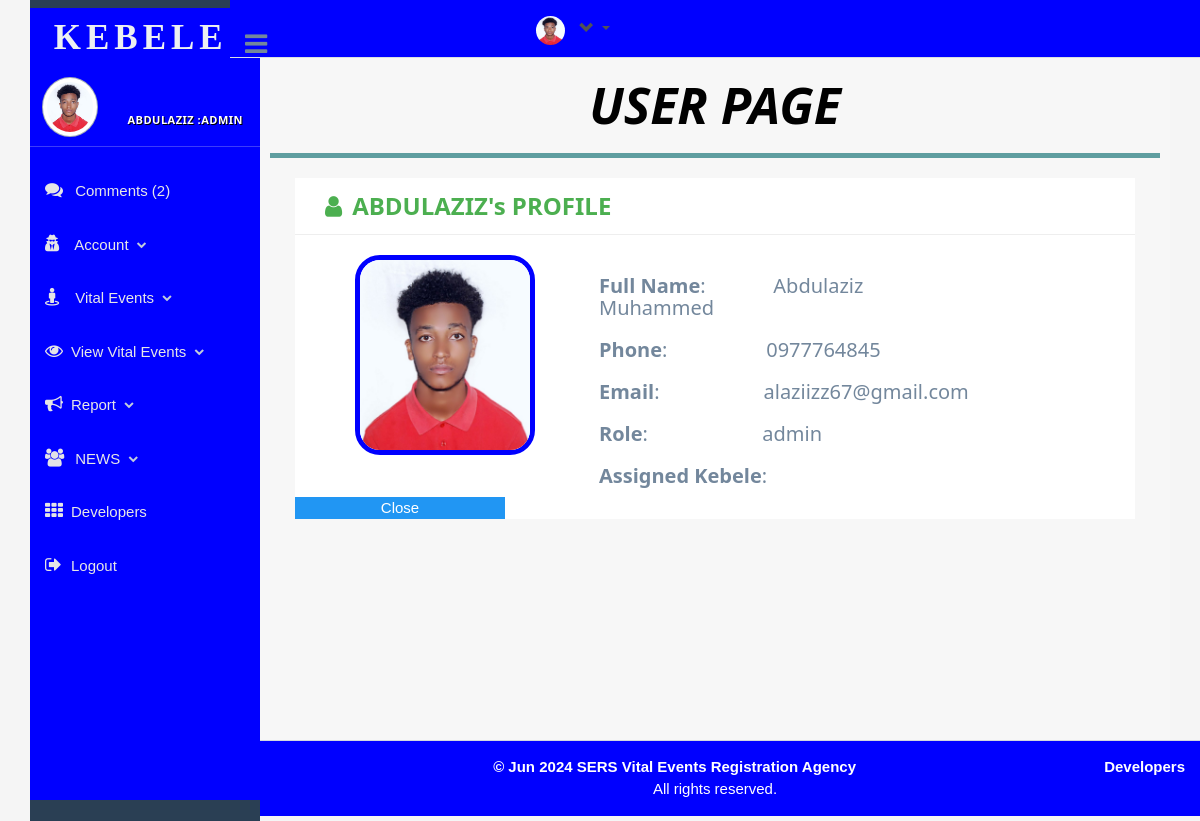
Screenshot of /Kregisterar/detail.php (signed in) with the database file from the repository.
### tables this page shows
CREATE TABLE `memberuser` (
  `id` int(11) NOT NULL,
  `name` varchar(100) NOT NULL,
  `email` varchar(100) NOT NULL,
  `phone` varchar(100) NOT NULL,
  `password` varchar(100) NOT NULL,
  `role` varchar(200) NOT NULL,
  `pic` varchar(400) NOT NULL,
  `rcode` varchar(2) NOT NULL,
  `zcode` varchar(2) NOT NULL,
  `wcode` varchar(2) NOT NULL,
  `kcode` varchar(2) NOT NULL,
  `FullName` varchar(100) NOT NULL,
  `firstlogin` varchar(10) NOT NULL
);

### Kregisterar/detail.php (the view, shortened to what this page needs)
 <?Php
       include("inc/head.php");
      ?>
   <body class="nav-md" >
    <div class="container body" >
        <div class="main_container">
     <?php include("inc/slide.php");
      ?>
    <?Php include("inc/navigation.php"); ?>
    <div class="right_col" role="main">
                <div class="row tile_count " style="border-bottom: 5px solid cadetblue; ">
                    <div style="margin-top: 5px;">
                       <span>
                            <h6 class="w3-center item-title w3-round w3-animate-zoom" style="font-size: 50px; color: black; padding: 10px; font-weight: bold;">
                                <i class="w3-padding w3-animate-fading"><b> USER PAGE</b></i>
                            </h6>
                        </span>
                    </div>
                </div>
                <div class="main-content" id="content-wrapper">
                    <div class="container-fluid">
                        <div class="row">
                            <div class="col-lg-12 clear-padding-xs">
                                <div class="dash-item fist-dash-item">
                                    <h3 class="item-title w3-text-green"><i class="fa fa-user"></i><?php echo $_SESSION['LoginUsername']; ?>'s PROFILE</h3>
                                        <div class="profile_pic">
                                          <?php echo "<img src='../StaffPic/$UserImage' alt='Profile Image' class='profilpic'>"; ?>
                                        </div>
                                    <div class="inner-item dash-searc-form">
                                        <?php
                                            $kname=$_SESSION['kebelename'];
                                            $user=$_SESSION['LoginUsername'];
                                            $selectuser="SELECT * FROM memberuser Where name='$user'";
                                            $adminquery=mysqli_query($con,$selectuser);
                                            $admindet=mysqli_fetch_array($adminquery);
                                            $phone=$admindet['phone'];
                                            $email=$admindet['email'];
                                            $role=$admindet['role'];
                                        ?>
                                        <div class="col-md-4 col-lg-6">
                                        <h4><b>Full Name</b>:&nbsp;&nbsp;&nbsp;&nbsp;&nbsp;&nbsp;&nbsp;&nbsp;&nbsp;&nbsp;&nbsp;&nbsp;&nbsp;<?php echo $admindet['FullName'] ;?></h4>
                                        </div>
                                        <div class="col-md-4 col-lg-6">
                                        <h4><b>Phone</b>:&nbsp;&nbsp;&nbsp;&nbsp;&nbsp;&nbsp;&nbsp;&nbsp;&nbsp;&nbsp;&nbsp;&nbsp;&nbsp;&nbsp;&nbsp;&nbsp;&nbsp;&nbsp;&nbsp;<?php echo $phone;?></h4>
                                        </div>
                                        <div class="col-md-4 col-lg-6">
                                          <h4><b>Email</b>:&nbsp;&nbsp;&nbsp;&nbsp;&nbsp;&nbsp;&nbsp;&nbsp;&nbsp;&nbsp;&nbsp;&nbsp;&nbsp;&nbsp;&nbsp;&nbsp;&nbsp;&nbsp;&nbsp;&nbsp;<?php echo $email ;?></h4>
                                        </div>
                                        <div class="col-md-4 col-lg-6">
                                            <h4><b>Role</b>:&nbsp;&nbsp;&nbsp;&nbsp;&nbsp;&nbsp;&nbsp;&nbsp;&nbsp;&nbsp;&nbsp;&nbsp;&nbsp;&nbsp;&nbsp;&nbsp;&nbsp;&nbsp;&nbsp;&nbsp;&nbsp;&nbsp;<?php echo $role ;?></h4>
                                        </div>
                                        <div class="col-md-4 col-lg-6">
                                            <h4><b>Assigned Kebele</b>:&nbsp;<?php echo $kname ;?></h4>
                                        </div>
                                    </div>
                                     <div class="col-sm-3 w3-blue w3-hover-red w3-center">
                                            <a href="index.php" class="submit-btn w3-center">Close</a>
                                     </div>
                                        <div class="clearfix"></div>
                                </div>
                            </div>
                        </div>
                    </div>
                </div>
            </div>
        </div>
    </div>
        <?Php include("inc/footer.php"); ?>
</body>
</html

### Kregisterar/inc/slide.php (shortened to what this page needs)
<head>
        <link rel="stylesheet" href="../w3.css">
        <link rel="stylesheet" href="../font-awesome/css/font-awesome.min.css">
        <link rel="stylesheet" href="../../css/style.css">
        <link rel="stylesheet" href="../bootstrap/css/bootstrap.css">
       </head>
        <?php
          require '../try.php';
          include("head.php");
        ?>
    <div class="col-md-3 left_col menu_fixed w3-hide-small " >
                <div class="left_col scroll-view"  style="background-color: blue;overflow-y: auto;overflow-x: hidden; max-height: 100vh;white-space: nowrap;">
                    <div class="navbar nav_title" style="border: 0;" >
                        <a href="index.php" class="site_title"  style="background-color:blue;"><span style="font-weight: bolder;font-size:35px;text-align: center;font-style: serif;font-family: Georgia, Serif;letter-spacing: 5px;">&nbsp;KEBELE</span></a>
                    </div>
                    <div class="profile">
                        <?php
                            require "../connect.php";
                            $LoggedInName=$_SESSION['LoginUsername'];
                            $LoggedInPassword=$_SESSION['LoginPassword'];
                            $UserInfo="SELECT *FROM memberuser where name='$LoggedInName ' AND password='$LoggedInPassword'";
                            if($run=mysqli_query($con,$UserInfo)){
                                $User=mysqli_fetch_array($run);
                                    $UserImage=$User['pic'];
                            }
                        ?>
            <?php
             $uname=$_SESSION['LoginUsername'];
             $upassword=$_SESSION['LoginPassword'];
                       ?>
                        <div class="profile_pic">
                            <?php echo "<img src='../StaffPic/$UserImage' alt='Profile Image' class='img-circle profile_img'>"; ?>
                        </div>
                        <div class="profile_info">
                        </div>
                    </div>
                    <br/>
                    <div id="sidebar-menu" class="main_menu_side hidden-print main_menu">
                        <div class="menu_section">
                            <?php
                                $kname=$_SESSION['kebelename'];
                                $knum=$_SESSION['kebelenum'];
                            ?>
                            <h3><?php echo $kname." "."($knum)"." "."KEBELE"; ?> </h3>
                                <br>
                            <h3 style="text-align: center;"><?php if(isset($uname) &&isset($upassword)){echo$uname;} echo " ".":"; echo $_SESSION['role']; ?> </h3>
                            <hr>
                            <?php
                                $notification="SELECT * FROM comment where 1";
                                if($RunQuery=mysqli_query($con,$notification)){
                                    $totalNotification=mysqli_num_rows($RunQuery);
                                }
                             ?>
                        <ul class="nav side-menu ">
                                <li class="w3-display-position"><a href="#" onclick="document.getElementById('view-comment').style.display='block'">
                                    <i class="fa fa-comments"></i> Comments (<?php echo $totalNotification; ?>)</a></li>
                                <li><a href="#"><i class="fa fa-user-secret menu-icon"></i>  Account <span class="fa fa-chevron-down"></span></a>
                        </li>
                                    <li><a href="#"><i class="fa fa-street-view"></i> Vital Events <span class="fa fa-chevron-down">  </span></a>
                               </li>
                            <li><a href="#"><i class="fa fa-eye"></i>View  Vital Events <span class="fa fa-chevron-down">  </span></a>
                               </li>
                            <li><a href="#"><i class="fa fa-bullhorn"></i>Report<span class="fa fa-chevron-down">  </span></a>
                            </li>
                    <li><a href="#"><i class="fa fa-users menu-icon"></i> NEWS <span class="fa fa-chevron-down"></span></a>
                                </li>
                        <li><a href="aboutdeveloper.php"><i class="fa fa-th"></i>Developers</a></li>
                        <li><a href="inc/logout.php"><i class="fa fa-sign-out"></i>Logout</a></li>
                      </ul>
                    </div>
                 </div>
                </div>
             </div>

### Kregisterar/inc/navigation.php (shortened to what this page needs)
 <?php
       $LoggedInName=$_SESSION['LoginUsername'];
       $LoggedInPassword=$_SESSION['LoginPassword'];
       $UserInfo="SELECT *FROM memberuser where name='$LoggedInName ' AND password='$LoggedInPassword'";
         if($run=mysqli_query($con,$UserInfo))
            {
                $User=mysqli_fetch_array($run);
                $UserImage=$User['pic'];
            }
  ?>
 <!DOCTYPE html>
 <html>
 <head>
        <link rel="stylesheet" href="../w3.css">
        <link rel="stylesheet" href="https://stackpath.bootstrapcdn.com/font-awesome/4.7.0/css/font-awesome.min.css">
 </head>
 <body>
 </body>
 </html>
<div class="top_nav navbar-fixed-top w3-hide-small">
                <div class="nav_menu"  style="background-color:blue">
                    <nav>
                        <div class="nav toggle">
                            <a id="menu_toggle"><i class="fa fa-bars"></i></a>
                        </div>
                        <ul class="nav navbar-nav navbar-right">
                            <li class="">
                                <a href="javascript:;" class="user-profile dropdown-toggle" data-toggle="dropdown" aria-expanded="false">
									 <?php echo "<img src='../StaffPic/$UserImage' alt='Profile Image' class='img-circle'>"; ?>
 									<span class="glyphicon glyphicon-chevron-down"></span>
						            		</a>
                            </li>
                        </ul>
                    </nav>
                </div>
            </div>

### w3.css (style rules this page uses)
*,*:before,*:after { box-sizing:inherit }
html { -ms-text-size-adjust:100%;-webkit-text-size-adjust:100% }
body { margin:0 }
article,aside,details,figcaption,figure,footer,header,main,menu,nav,section { display:block }
a { background-color:transparent }
b,strong { font-weight:bolder }
img { border-style:none }
hr { box-sizing:content-box;height:0;overflow:visible }
html,body { font-family:Verdana,sans-serif;font-size:15px;line-height:1.5 }
html { overflow-x:hidden }
h3 { font-size:24px }
h4 { font-size:20px }
h6 { font-size:16px }
h1,h2,h3,h4,h5,h6 { font-family:"Segoe UI",Arial,sans-serif;font-weight:400;margin:10px 0 }
hr { border:0;border-top:1px solid #eee;margin:20px 0 }
img { vertical-align:middle }
a { color:inherit }
.w3-display-position { position:absolute }
.w3-round,.w3-round-medium { border-radius:4px }
.w3-animate-fading { animation:fading 10s infinite }
.w3-animate-zoom { animation:animatezoom 0.6s }
.w3-center { text-align:center!important }
.w3-padding { padding:8px 16px!important }
.w3-blue,.w3-hover-blue:hover { color:#fff!important;background-color:#2196F3!important }
.w3-text-green,.w3-hover-text-green:hover { color:#4CAF50!important }

### Kregisterar/detail.php (style rules this page uses)
.dash-item { margin-top: 0px; background: #fff; }
.dash-item .item-title { font-weight: 700; margin: 0; border-bottom: 1px solid #eee; padding: 15px 30px; }
.dash-item .item-title i { margin-right: 10px; }
.dash-item .inner-item { padding: 30px; }
.profilpic { width: 180px; height: 200px; margin-left: 60px; margin-top: 20px; margin-bottom: 20px; border:5px solid; border-color: blue; border-radius: 25px; }

### Kregisterar/inc/head.php (style rules this page uses)
body { background-color: whitesmoke; }

### rows the page displays
memberuser: pic (picture), FullName "Abdulaziz Muhammed", phone "0977764845", email "alaziizz67@gmail.com", role "admin"

### other values shown
$uname "ABDULAZIZ"
$_SESSION['role'] "ADMIN"
$totalNotification "2"
$_SESSION['LoginUsername'] "ABDULAZIZ"
